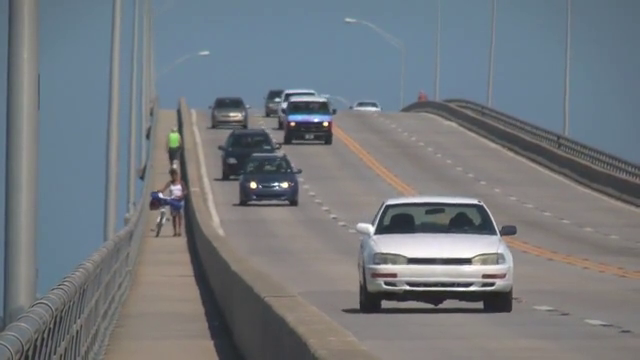
#> input picture frame 91 of Files/slow_traffic_small.mp4, 640 x 360 px, given in place of the camera
$ python Exercicio12.2BGS_MeanMedian.py
#> lines starting #> are read from the running program, lines starting #| are printed output that depends on the picture; after the words box and inside, x2 and y2 are one past the last pixel; in counts of white or black regions, pixels touching at a corner belong together
import os.path
import cv2
import time
import numpy as np


last_frame_timestamp = 0

folder = "Files"
file = "vtest.avi"

# cap = cv2.VideoCapture(os.path.join(folder, file))
cap = cv2.VideoCapture()
if not cap.isOpened():
    cap.open(0)
_, image = cap.read()
#> image is the input picture: shape (360, 640, 3); mean B, G, R 126.6, 121.2, 115.7
image_gray = cv2.cvtColor(src=image, code=cv2.COLOR_BGR2GRAY)

threshold = 10
time_horizon = 25

previous_images = np.zeros(shape=(image_gray.shape + (time_horizon,)), dtype=image_gray.dtype)
for i in range(time_horizon):
    _, image = cap.read()
    image_gray = cv2.cvtColor(src=image, code=cv2.COLOR_BGR2GRAY)
    previous_images[:, :, i] = image_gray
#> this loop made 25 passes
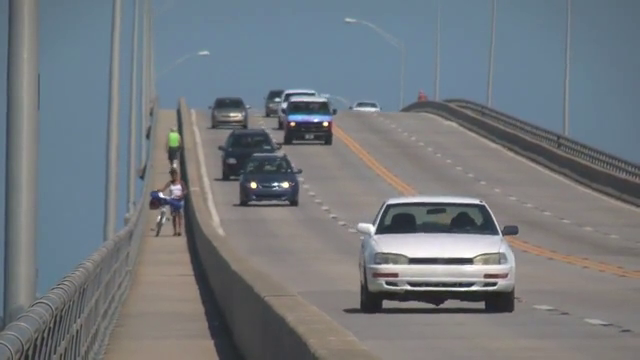
#> input picture frame 92 of Files/slow_traffic_small.mp4, 640 x 360 px, given in place of the camera
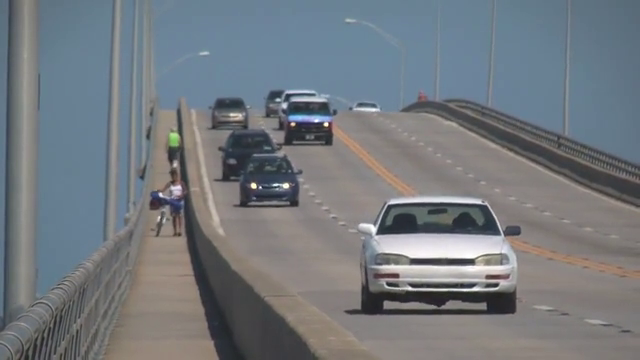
#> input picture frame 93 of Files/slow_traffic_small.mp4, 640 x 360 px, given in place of the camera


def on_trackbar_threshold(val):
    global threshold
    threshold = val


cv2.namedWindow("Image")
cv2.createTrackbar("Theshold", "Image", threshold, 255, on_trackbar_threshold)

while True:
    begin_time_stamp = time.time()
    framerate = 1 / (begin_time_stamp - last_frame_timestamp)
    last_frame_timestamp = begin_time_stamp

    if not cap.isOpened():
        cap.open()
    _, image = cap.read()
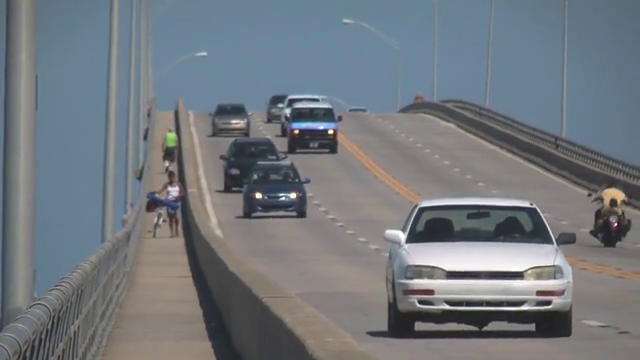
#> input picture frame 117 of Files/slow_traffic_small.mp4, 640 x 360 px, given in place of the camera
#> image is the input picture: shape (360, 640, 3); mean B, G, R 125.8, 120.1, 114.2
    image = image[:, ::-1, :]
    image_gray = cv2.cvtColor(src=image, code=cv2.COLOR_BGR2GRAY)

    bg_model = np.mean(previous_images, axis=2)
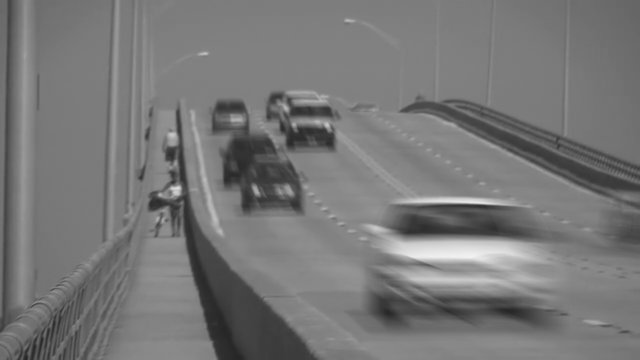
#> bg_model: shape (360, 640) float64; min 38.32, max 241.6, mean 119.6
    ## bg_model = np.median(previous_images, axis=2)

    dif = np.abs(image_gray - bg_model)
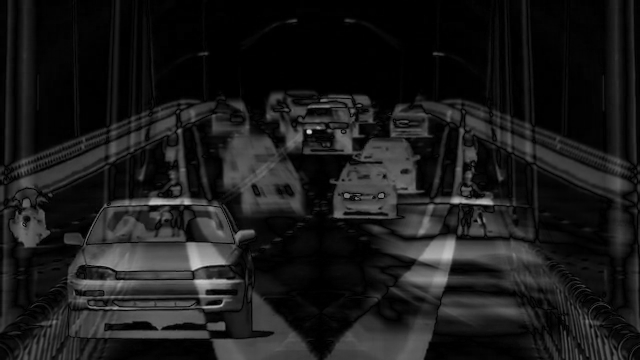
#> dif: shape (360, 640) float64; min 0, max 206.4, mean 26.6

    _, bg_mask = cv2.threshold(src=dif, thresh=threshold, maxval=1, type=cv2.THRESH_BINARY)
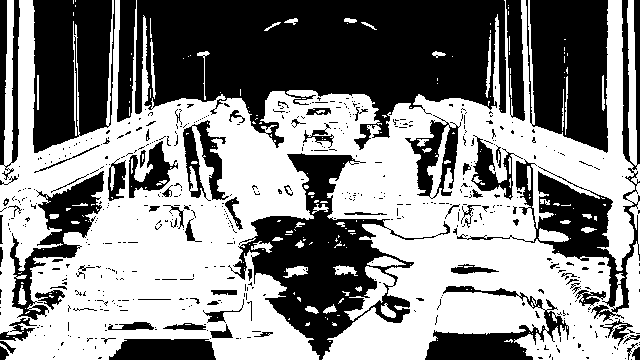
#> bg_mask: shape (360, 640) float64; values 0 (black) and 1 (white), 53.7% white; 555 black regions (477 under 20 px), largest, box (x1, y1, x2, y2) and area: (135, 0, 506, 150) 36644, (228, 153, 450, 360) 14155, (526, 0, 608, 153) 10279
    background_subtraction = image.copy()
    background_subtraction[:, :, 0] = background_subtraction[:, :, 0] * bg_mask
    background_subtraction[:, :, 1] = background_subtraction[:, :, 1] * bg_mask
    background_subtraction[:, :, 2] = background_subtraction[:, :, 2] * bg_mask
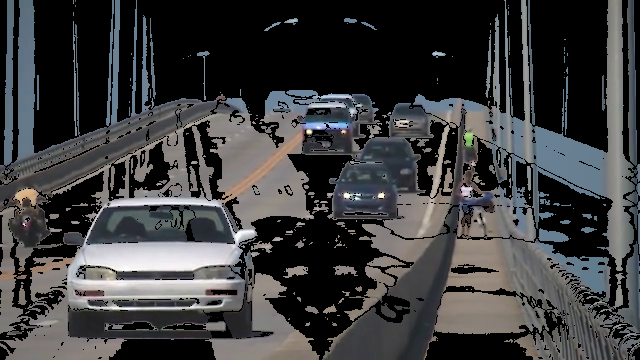
#> background_subtraction: shape (360, 640, 3); mean B, G, R 62.2, 61.1, 60.8
    image_out = background_subtraction.copy()

    text_to_show = str(int(np.round(framerate))) + " fps"
    cv2.putText(img=image_out,
                text=text_to_show,
                org=(5, 15),
                fontFace=cv2.FONT_HERSHEY_SIMPLEX,
                fontScale=0.5,
                color=(0, 255, 0),
                thickness=1)
#> image_out: shape (360, 640, 3); 0.04% of pixels changed, all inside (x1, y1, x2, y2) = (7, 5, 47, 20)
    cv2.imshow(winname="Image", mat=image_out)

    c = cv2.waitKey(delay=1)
#> (key Esc is pressed here)
    if c == 27:
        break
    previous_images[:, :, 0:time_horizon-1] = previous_images[:, :, 1:time_horizon]
    previous_images[:, :, -1] = image_gray

$ run again, starting later in the video
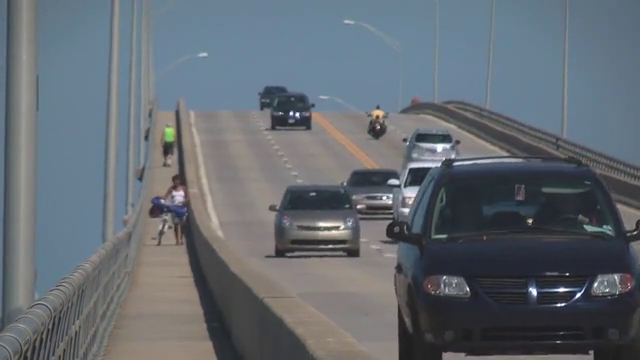
#> input picture frame 411 of Files/slow_traffic_small.mp4, 640 x 360 px, given in place of the camera
#> image is the input picture: shape (360, 640, 3); mean B, G, R 113.8, 106.6, 99.3
#> `_, bg_mask = cv2.threshold(src=dif, thresh=threshold, maxval=1, type=c..`:
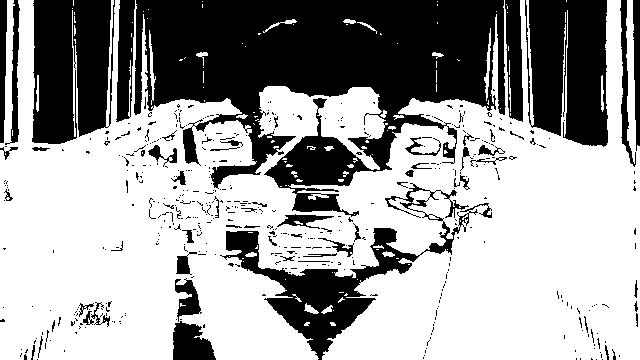
#> bg_mask: shape (360, 640) float64; values 0 (black) and 1 (white), 62.7% white; 477 black regions (413 under 20 px), largest, box (x1, y1, x2, y2) and area: (134, 0, 506, 217) 43856, (525, 0, 608, 147) 10141, (32, 0, 115, 144) 10040
#> `background_subtraction[:, :, 2] = background_subtraction[:, :, 2] * bg..`:
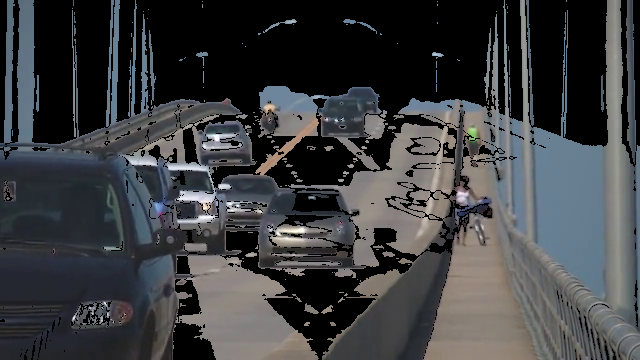
#> background_subtraction: shape (360, 640, 3); mean B, G, R 64.3, 62, 60.5
#> image_out: shape (360, 640, 3); 0.04% of pixels changed, all inside (x1, y1, x2, y2) = (7, 5, 47, 20)

$ run again, starting later in the video
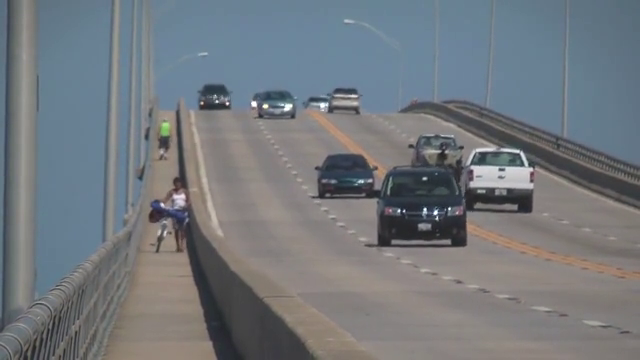
#> input picture frame 731 of Files/slow_traffic_small.mp4, 640 x 360 px, given in place of the camera
#> image is the input picture: shape (360, 640, 3); mean B, G, R 125.5, 120.3, 115.1
#> `_, bg_mask = cv2.threshold(src=dif, thresh=threshold, maxval=1, type=c..`:
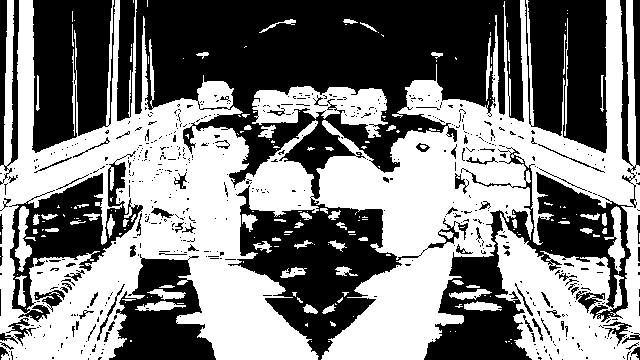
#> bg_mask: shape (360, 640) float64; values 0 (black) and 1 (white), 49.8% white; 197 white regions (133 under 20 px), largest, box (x1, y1, x2, y2) and area: (0, 0, 640, 360) 104813, (252, 86, 388, 138) 3814, (604, 206, 625, 274) 559
#> `background_subtraction[:, :, 2] = background_subtraction[:, :, 2] * bg..`:
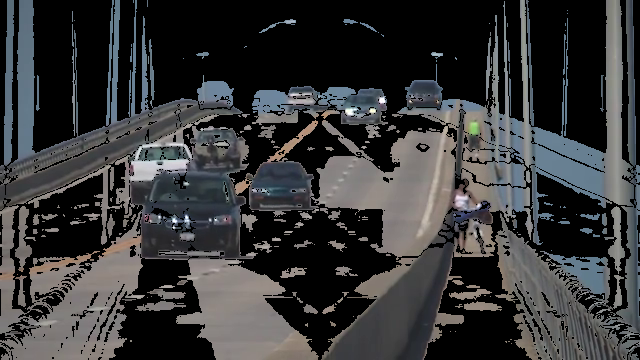
#> background_subtraction: shape (360, 640, 3); mean B, G, R 56.2, 55.3, 54.9
#> image_out: shape (360, 640, 3); 0.04% of pixels changed, all inside (x1, y1, x2, y2) = (7, 5, 47, 20)
